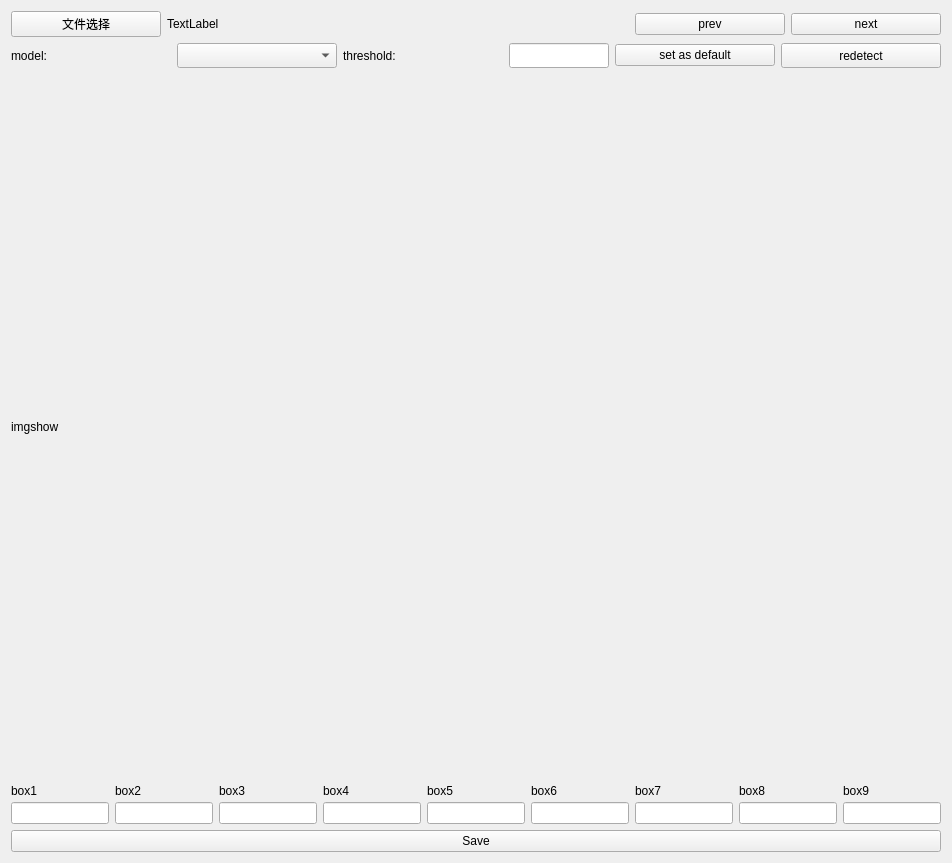
<?xml version="1.0" encoding="UTF-8"?>
<ui version="4.0">
 <class>labeler</class>
 <widget class="QWidget" name="labeler">
  <property name="geometry">
   <rect>
    <x>0</x>
    <y>0</y>
    <width>952</width>
    <height>863</height>
   </rect>
  </property>
  <property name="windowTitle">
   <string>Form</string>
  </property>
  <layout class="QVBoxLayout" name="verticalLayout_10">
   <item>
    <layout class="QHBoxLayout" name="horizontalLayout" stretch="0,0,0,0">
     <property name="sizeConstraint">
      <enum>QLayout::SetDefaultConstraint</enum>
     </property>
     <property name="bottomMargin">
      <number>0</number>
     </property>
     <item>
      <widget class="QPushButton" name="pushButton_fileSelect">
       <property name="maximumSize">
        <size>
         <width>150</width>
         <height>16777215</height>
        </size>
       </property>
       <property name="text">
        <string>文件选择</string>
       </property>
      </widget>
     </item>
     <item>
      <widget class="QLabel" name="label_filePath">
       <property name="maximumSize">
        <size>
         <width>16777215</width>
         <height>15</height>
        </size>
       </property>
       <property name="text">
        <string>TextLabel</string>
       </property>
      </widget>
     </item>
     <item>
      <widget class="QPushButton" name="pushButton_filePrev">
       <property name="maximumSize">
        <size>
         <width>150</width>
         <height>16777215</height>
        </size>
       </property>
       <property name="text">
        <string>prev</string>
       </property>
      </widget>
     </item>
     <item>
      <widget class="QPushButton" name="pushButton_fileNext">
       <property name="maximumSize">
        <size>
         <width>150</width>
         <height>16777215</height>
        </size>
       </property>
       <property name="text">
        <string>next</string>
       </property>
      </widget>
     </item>
    </layout>
   </item>
   <item>
    <layout class="QHBoxLayout" name="horizontalLayout_3">
     <property name="sizeConstraint">
      <enum>QLayout::SetMaximumSize</enum>
     </property>
     <item>
      <widget class="QLabel" name="label_2">
       <property name="maximumSize">
        <size>
         <width>16777215</width>
         <height>25</height>
        </size>
       </property>
       <property name="text">
        <string>model:</string>
       </property>
      </widget>
     </item>
     <item>
      <widget class="QComboBox" name="comboBox_modelChoose">
       <property name="maximumSize">
        <size>
         <width>16777215</width>
         <height>25</height>
        </size>
       </property>
       <property name="frame">
        <bool>true</bool>
       </property>
      </widget>
     </item>
     <item>
      <widget class="QLabel" name="label">
       <property name="maximumSize">
        <size>
         <width>16777215</width>
         <height>25</height>
        </size>
       </property>
       <property name="text">
        <string>threshold:</string>
       </property>
      </widget>
     </item>
     <item>
      <widget class="QLineEdit" name="lineEdit_threshold">
       <property name="maximumSize">
        <size>
         <width>100</width>
         <height>25</height>
        </size>
       </property>
      </widget>
     </item>
     <item>
      <widget class="QPushButton" name="pushButton_setDefalut">
       <property name="text">
        <string>set as default</string>
       </property>
      </widget>
     </item>
     <item>
      <widget class="QPushButton" name="pushButton_redetect">
       <property name="maximumSize">
        <size>
         <width>16777215</width>
         <height>25</height>
        </size>
       </property>
       <property name="text">
        <string>redetect</string>
       </property>
      </widget>
     </item>
    </layout>
   </item>
   <item>
    <widget class="QLabel" name="label_img">
     <property name="text">
      <string>imgshow</string>
     </property>
    </widget>
   </item>
   <item>
    <layout class="QHBoxLayout" name="horizontalLayout_2">
     <item>
      <layout class="QVBoxLayout" name="verticalLayout">
       <item>
        <widget class="QLabel" name="label_7">
         <property name="maximumSize">
          <size>
           <width>16777215</width>
           <height>10</height>
          </size>
         </property>
         <property name="text">
          <string>box1</string>
         </property>
        </widget>
       </item>
       <item>
        <widget class="QLineEdit" name="lineEdit_1"/>
       </item>
      </layout>
     </item>
     <item>
      <layout class="QVBoxLayout" name="verticalLayout_2">
       <item>
        <widget class="QLabel" name="label_3">
         <property name="maximumSize">
          <size>
           <width>16777215</width>
           <height>10</height>
          </size>
         </property>
         <property name="text">
          <string>box2</string>
         </property>
        </widget>
       </item>
       <item>
        <widget class="QLineEdit" name="lineEdit_2"/>
       </item>
      </layout>
     </item>
     <item>
      <layout class="QVBoxLayout" name="verticalLayout_6">
       <item>
        <widget class="QLabel" name="label_6">
         <property name="maximumSize">
          <size>
           <width>16777215</width>
           <height>10</height>
          </size>
         </property>
         <property name="text">
          <string>box3</string>
         </property>
        </widget>
       </item>
       <item>
        <widget class="QLineEdit" name="lineEdit_3"/>
       </item>
      </layout>
     </item>
     <item>
      <layout class="QVBoxLayout" name="verticalLayout_5">
       <item>
        <widget class="QLabel" name="label_5">
         <property name="maximumSize">
          <size>
           <width>16777215</width>
           <height>10</height>
          </size>
         </property>
         <property name="text">
          <string>box4</string>
         </property>
        </widget>
       </item>
       <item>
        <widget class="QLineEdit" name="lineEdit_4">
         <property name="readOnly">
          <bool>false</bool>
         </property>
        </widget>
       </item>
      </layout>
     </item>
     <item>
      <layout class="QVBoxLayout" name="verticalLayout_4">
       <property name="sizeConstraint">
        <enum>QLayout::SetFixedSize</enum>
       </property>
       <item>
        <widget class="QLabel" name="label_4">
         <property name="maximumSize">
          <size>
           <width>16777215</width>
           <height>10</height>
          </size>
         </property>
         <property name="text">
          <string>box5</string>
         </property>
        </widget>
       </item>
       <item>
        <widget class="QLineEdit" name="lineEdit_5"/>
       </item>
      </layout>
     </item>
     <item>
      <layout class="QVBoxLayout" name="verticalLayout_3">
       <item>
        <widget class="QLabel" name="label_8">
         <property name="maximumSize">
          <size>
           <width>16777215</width>
           <height>10</height>
          </size>
         </property>
         <property name="text">
          <string>box6</string>
         </property>
        </widget>
       </item>
       <item>
        <widget class="QLineEdit" name="lineEdit_6"/>
       </item>
      </layout>
     </item>
     <item>
      <layout class="QVBoxLayout" name="verticalLayout_7">
       <item>
        <widget class="QLabel" name="label_9">
         <property name="maximumSize">
          <size>
           <width>16777215</width>
           <height>10</height>
          </size>
         </property>
         <property name="text">
          <string>box7</string>
         </property>
        </widget>
       </item>
       <item>
        <widget class="QLineEdit" name="lineEdit_7"/>
       </item>
      </layout>
     </item>
     <item>
      <layout class="QVBoxLayout" name="verticalLayout_8">
       <item>
        <widget class="QLabel" name="label_10">
         <property name="maximumSize">
          <size>
           <width>16777215</width>
           <height>10</height>
          </size>
         </property>
         <property name="text">
          <string>box8</string>
         </property>
        </widget>
       </item>
       <item>
        <widget class="QLineEdit" name="lineEdit_8"/>
       </item>
      </layout>
     </item>
     <item>
      <layout class="QVBoxLayout" name="verticalLayout_9">
       <item>
        <widget class="QLabel" name="label_11">
         <property name="maximumSize">
          <size>
           <width>16777215</width>
           <height>10</height>
          </size>
         </property>
         <property name="text">
          <string>box9</string>
         </property>
        </widget>
       </item>
       <item>
        <widget class="QLineEdit" name="lineEdit_9"/>
       </item>
      </layout>
     </item>
    </layout>
   </item>
   <item>
    <widget class="QPushButton" name="pushButton_SaveRes">
     <property name="text">
      <string>Save</string>
     </property>
    </widget>
   </item>
  </layout>
 </widget>
 <resources/>
 <connections/>
</ui>
